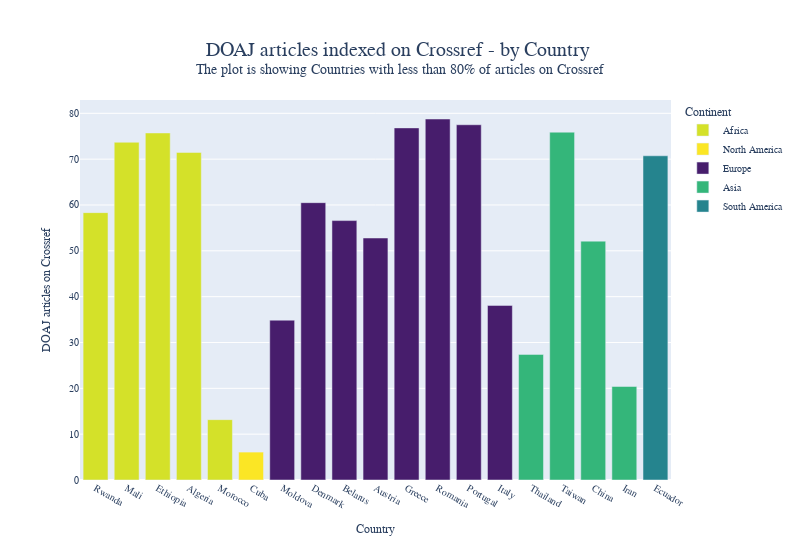

Here is the notebook cell this chart was saved with:
### Code cell
frame4 = frame.copy()
frame4 = frame4.groupby('country').sum()
frame4 =frame4.apply(lambda x: pd.to_numeric(x, errors='coerce'))
frame4['perc_cr'] = (frame4['on-crossref']/frame4['doi-num'])*100
frame4['country-name'] = coco.convert(names=frame4.index, to="name")
frame4 = frame4[(frame4.perc_cr < 80) & (frame4.perc_cr > 0)]
continent_name = []
for x in frame4.index:
    country_continent_code = pc.country_alpha2_to_continent_code(x)
    country_continent_name = pc.convert_continent_code_to_continent_name(country_continent_code)
    continent_name.append(country_continent_name)
frame4['continent'] = continent_name
frame4 = frame4.sort_values(by=['doi-num'])

fig = px.bar(frame4,x="country-name",y='perc_cr', width=800, color="continent", color_discrete_map={
    'Asia' : '#34B67A',
    'Europe' : '#471D6C',
    'Africa' : '#D4E129',
    'South America' : '#25848E',
    'Oceania' : '#A6DA35',
    'North America' : '#FBE625'
},
 labels={ "country": "Country", "perc_cr": "DOAJ articles on Crossref", "continent": "Continent", "country-name": "Country" },
 title="DOAJ articles indexed on Crossref - by Country <br><sup>The plot is showing Countries with less than 80% of articles on Crossref</sup>")


fig.update_layout(
    font_family="sans-serif",
    title_font_size=20,
    font_size=10,
    title = {'xanchor': 'center', 'y':0.9,'x':0.5},
)
fig.show()
fig.write_image("images/fig2_boh.png")

### Figure 1 — Plotly figure (JSON) as saved in the notebook; plotly's stock layout.template omitted (floating-point values rounded to 4 significant figures)
{"data": [{"alignmentgroup": "True", "hovertemplate": "Continent=Africa<br>Country=%{x}<br>DOAJ articles on Crossref=%{y}<extra></extra>", "legendgroup": "Africa", "marker": {"color": "#D4E129", "pattern": {"shape": ""}}, "name": "Africa", "offsetgroup": "Africa", "orientation": "v", "showlegend": true, "textposition": "auto", "type": "bar", "x": ["Rwanda", "Mali", "Ethiopia", "Algeria", "Morocco"], "xaxis": "x", "y": [58.33, 73.68, 75.72, 71.47, 13.16], "yaxis": "y"}, {"alignmentgroup": "True", "hovertemplate": "Continent=North America<br>Country=%{x}<br>DOAJ articles on Crossref=%{y}<extra></extra>", "legendgroup": "North America", "marker": {"color": "#FBE625", "pattern": {"shape": ""}}, "name": "North America", "offsetgroup": "North America", "orientation": "v", "showlegend": true, "textposition": "auto", "type": "bar", "x": ["Cuba"], "xaxis": "x", "y": [6.091], "yaxis": "y"}, {"alignmentgroup": "True", "hovertemplate": "Continent=Europe<br>Country=%{x}<br>DOAJ articles on Crossref=%{y}<extra></extra>", "legendgroup": "Europe", "marker": {"color": "#471D6C", "pattern": {"shape": ""}}, "name": "Europe", "offsetgroup": "Europe", "orientation": "v", "showlegend": true, "textposition": "auto", "type": "bar", "x": ["Moldova", "Denmark", "Belarus", "Austria", "Greece", "Romania", "Portugal", "Italy"], "xaxis": "x", "y": [34.87, 60.51, 56.6, 52.8, 76.82, 78.76, 77.51, 38.09], "yaxis": "y"}, {"alignmentgroup": "True", "hovertemplate": "Continent=Asia<br>Country=%{x}<br>DOAJ articles on Crossref=%{y}<extra></extra>", "legendgroup": "Asia", "marker": {"color": "#34B67A", "pattern": {"shape": ""}}, "name": "Asia", "offsetgroup": "Asia", "orientation": "v", "showlegend": true, "textposition": "auto", "type": "bar", "x": ["Thailand", "Taiwan", "China", "Iran"], "xaxis": "x", "y": [27.41, 75.89, 52.11, 20.4], "yaxis": "y"}, {"alignmentgroup": "True", "hovertemplate": "Continent=South America<br>Country=%{x}<br>DOAJ articles on Crossref=%{y}<extra></extra>", "legendgroup": "South America", "marker": {"color": "#25848E", "pattern": {"shape": ""}}, "name": "South America", "offsetgroup": "South America", "orientation": "v", "showlegend": true, "textposition": "auto", "type": "bar", "x": ["Ecuador"], "xaxis": "x", "y": [70.73], "yaxis": "y"}], "layout": {"barmode": "relative", "font": {"family": "sans-serif", "size": 10}, "legend": {"title": {"text": "Continent"}, "tracegroupgap": 0}, "title": {"font": {"size": 20}, "text": "DOAJ articles indexed on Crossref - by Country <br><sup>The plot is showing Countries with less than 80% of articles on Crossref</sup>", "x": 0.5, "xanchor": "center", "y": 0.9}, "width": 800, "xaxis": {"anchor": "y", "domain": [0, 1], "title": {"text": "Country"}}, "yaxis": {"anchor": "x", "domain": [0, 1], "title": {"text": "DOAJ articles on Crossref"}}}}
